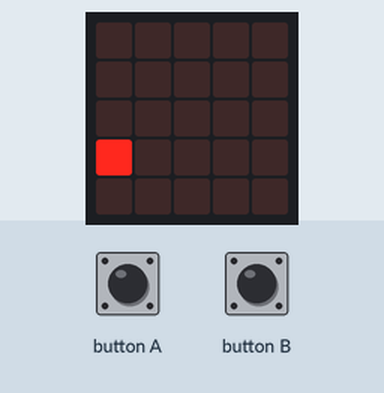
Bench run of a program on a simulated BBC micro:bit (MakeCode). Shown: the board's 5×5 LED display. Inputs (shaded band) come from the test bench.

Above: at 1.2 s.
1.3 s: button A pressed for 0.15 s
At 1.97 s:
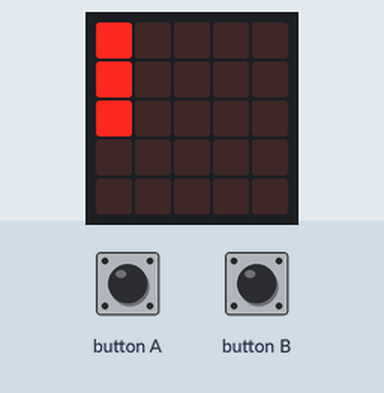
2.0 s: button B pressed for 0.15 s
At 2.3 s:
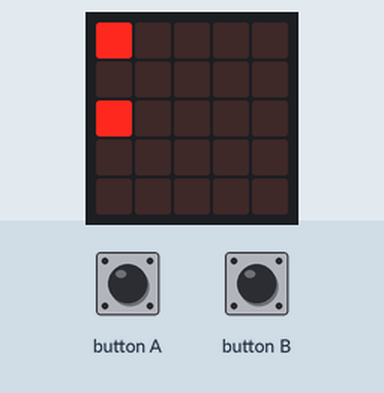
2.7 s: button A pressed for 0.15 s
At 4.8 s:
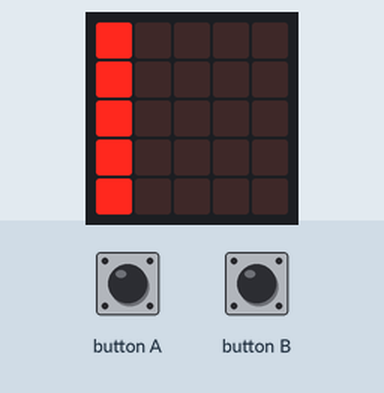
5.8 s: button B pressed for 0.15 s
At 6.26 s:
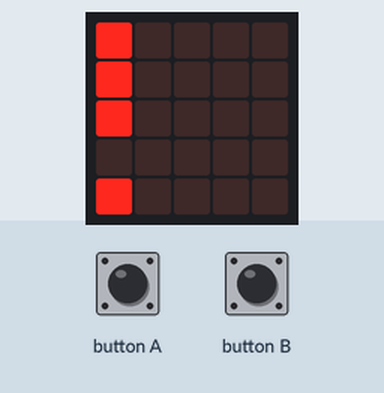
6.5 s: button A pressed 5 times (0.12 s each, 0.3 s apart)
At 7.8 s:
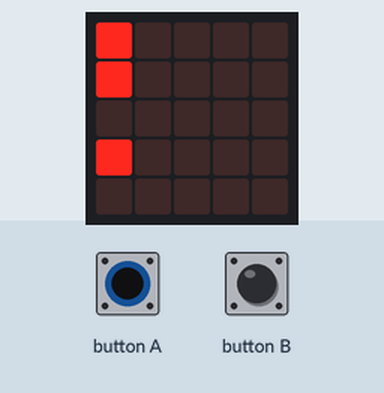
9.8 s: button A pressed for 0.15 s
At 10.23 s:
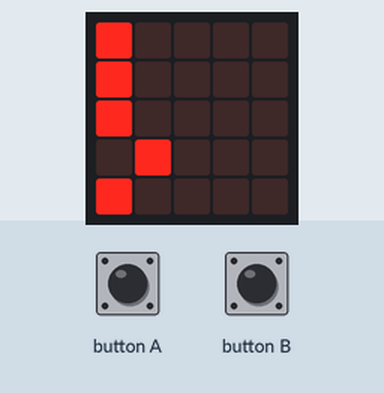
Timing chart, 0 to 12.8 s (numbered marks = the images above; inputs shaded):
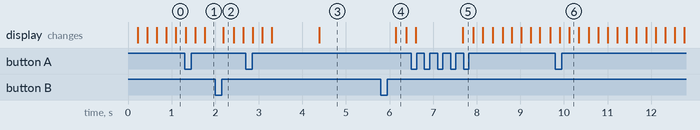

Measured:
- after the input at 1.3 s, the display: first differs from a run without the input after 0.24 s (image 1 shows a later state)
- after the input at 2.0 s, the display: changes after 0.18 s (image 2)
- after the input at 2.7 s, the display: first differs from a run without the input after 0.38 s (image 3 shows a later state)
- after the input at 5.8 s, the display: changes after 0.34 s (image 4)
- after the input at 9.8 s, the display: first differs from a run without the input after 0.32 s (image 6)

The program:

main.ts
```typescript
input.onButtonPressed(Button.A, function () {
    led.unplot(0, posY)
    posX += direction
    led.plot(0, posY)
})
input.onButtonPressed(Button.B, function () {
    led.unplot(posX, posY)
    posX += 1
    if (true) {
        posX = 0
    }
    led.plot(posX, posY)
})
let direction = 0
let posX = 0
let posY = 0
posY = 0
posX = 0
direction = 1
basic.forever(function () {
    basic.pause(200)
    led.unplot(posX, posY)
    posY += direction
    led.plot(posX, posY)
    if (posY >= 4) {
        direction = -1
    } else if (posY <= 0) {
        direction = 1
    }
    led.plot(0, posY)
})
```

test.ts
```typescript
// les tests vont ici ; cela ne sera pas compilé si ce paquet est utilisé en tant qu'extension.
```
